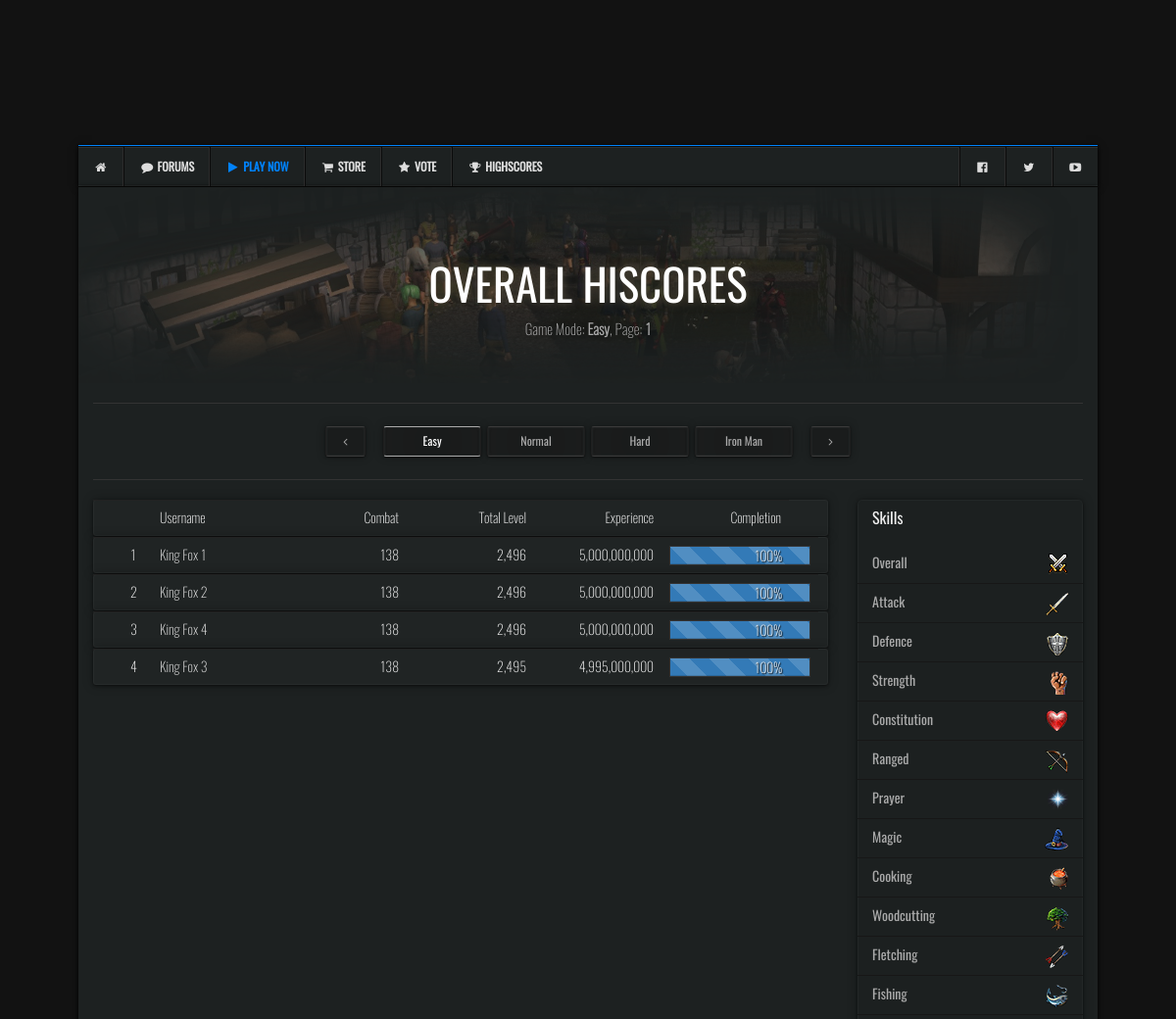
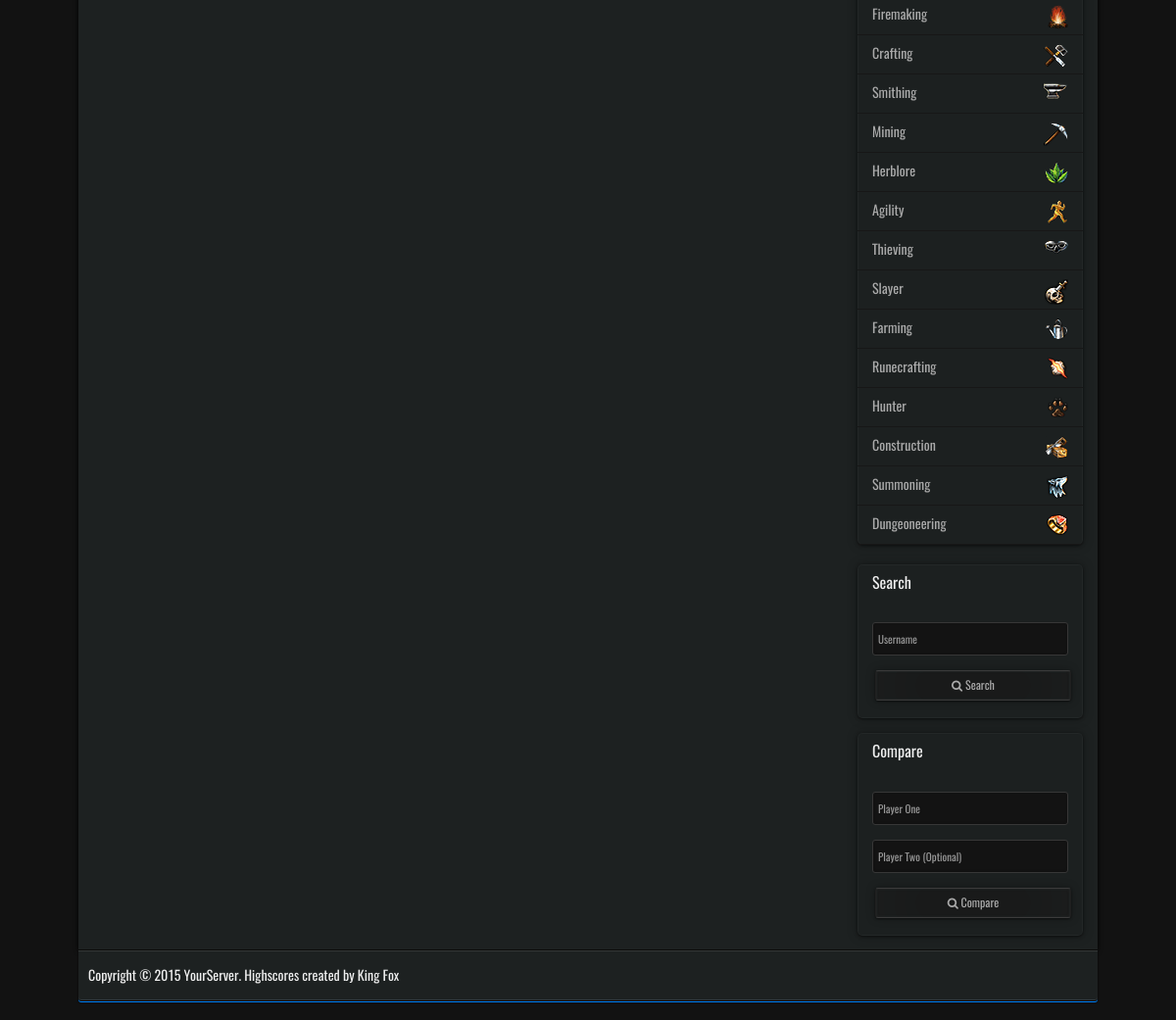
The page / on the database its author committed (2 pictures, top to bottom).
### tables this page shows
CREATE TABLE IF NOT EXISTS `hs_users` (
  `id` int(11) NOT NULL,
  `username` varchar(40) NOT NULL,
  `rights` int(1) NOT NULL DEFAULT '0',
  `mode` tinyint(1) NOT NULL DEFAULT '0',
  `total_level` int(11) NOT NULL DEFAULT '0',
  `overall_xp` bigint(20) NOT NULL,
  `attack_xp` int(11) NOT NULL,
  `defence_xp` int(11) NOT NULL,
  `strength_xp` int(11) NOT NULL,
  `constitution_xp` int(11) NOT NULL,
  `ranged_xp` int(11) NOT NULL,
  `prayer_xp` int(11) NOT NULL,
  `magic_xp` int(11) NOT NULL,
  `cooking_xp` int(11) NOT NULL,
  `woodcutting_xp` int(11) NOT NULL,
  `fletching_xp` int(11) NOT NULL,
  `fishing_xp` int(11) NOT NULL,
  `firemaking_xp` int(11) NOT NULL,
  `crafting_xp` int(11) NOT NULL,
  `smithing_xp` int(11) NOT NULL,
  `mining_xp` int(11) NOT NULL,
  `herblore_xp` int(11) NOT NULL,
  `agility_xp` int(11) NOT NULL,
  `thieving_xp` int(11) NOT NULL,
  `slayer_xp` int(11) NOT NULL,
  `farming_xp` int(11) NOT NULL,
  `runecrafting_xp` int(11) NOT NULL,
  `hunter_xp` int(11) NOT NULL,
  `construction_xp` int(11) NOT NULL,
  `summoning_xp` int(11) NOT NULL,
  `dungeoneering_xp` int(11) NOT NULL
);

### assets/constants.php (called while the page is built, shortened)
<?php
	$sql_host = "localhost";
	$sql_user = "root";
	$sql_pass = "mysql";
	$sql_data = "foxtrot_highscores";
	$modes = array(
		0 => "Easy",
		1 => "Normal",
		2 => "Hard",
		3 => "Iron Man",
	);
	function getSkills() {
		return explode(",", skills);
	}
	function getTotalLevel($user) {
		$total = 0;
		foreach (getSkills() as $skill) {
			if (strtolower($skill) == "overall")
				continue;
			$skillName = strtolower($skill).'_xp';
			$total += getLevelForXp($user[$skillName], $skill);
		}
		return $total;
	}
	function getLevelForXp($exp, $skill) {
		$points = 0;
		for ($lvl = 1; $lvl <= (strtolower($skill) == 'dungeoneering' ? 120 : 99); $lvl++) {
			$points += floor($lvl + 300.0 * pow(2.0, $lvl / 7.0));
			$output = (int) floor($points / 4);
			if (($output - 1) >= $exp) {
				return $lvl;
			}
		}
		return (strtolower($skill) == 'dungeoneering' ? 120 : 99);
	}
	function getCombatLevel($row) {
		$attack = getLevelForXp($row['attack_xp'], "");
		$defence = getLevelForXp($row['defence_xp'], "");
		$strength = getLevelForXp($row['strength_xp'], "");
		$hp = getLevelForXp($row['constitution_xp'], "");
		$prayer = getLevelForXp($row['prayer_xp'], "");
		$ranged = getLevelForXp($row['ranged_xp'], "");
		$magic = getLevelForXp($row['magic_xp'], "");
		$combatLevel = (int) (($defence + $hp + floor($prayer / 2)) * 0.25) + 1;
		$melee = ($attack + $strength) * 0.325;
		$ranger = floor($ranged * 1.5) * 0.325;
		$mage = floor($magic * 1.5) * 0.325;
		if ($melee >= $ranger && $melee >= $mage) {
			$combatLevel += $melee;
		} else if ($ranger >= $melee && $ranger >= $mage) {
			$combatLevel += $ranger;
		} else if ($mage >= $melee && $mage >= $ranger) {
			$combatLevel += $mage;
		}
		return (int)$combatLevel;
	}
	function getLevel($row) {
		return (int)(getCombatLevel($row) + getSummoningCombatLevel($row));
	}
	function getSummoningCombatLevel($row) {
		return getLevelForXp($row['summoning_xp'], "") / 8;
	}
?>

### assets/connect.php (called while the page is built, shortened)
<?php
	$db = new Database($sql_host, $sql_user, $sql_pass, $sql_data);
?>

### assets/classes/class.database.php (called while the page is built, shortened)
<?php
class Database {
	private $conn;
	private $host;
	private $user;
	private $pass;
	private $data;
	private $table;
	public function __construct($host, $user, $pass, $data) {
		$this->host = $host;
		$this->user = $user;
		$this->pass = $pass;
		$this->data = $data;
	}
	public function connect() {
		try {
			$this->conn = new PDO('mysql:host='.$this->host.';dbname='.$this->data.';charset=utf8', $this->user, $this->pass);
			$this->conn->setAttribute(PDO::ATTR_ERRMODE, PDO::ERRMODE_SILENT);
			$this->conn->setAttribute(PDO::ATTR_EMULATE_PREPARES, false);
			return true;
		} catch (Exception $e) {
			return false;
		}
	}
	public function setTable($table) {
		$this->table = $table;
	}
	public function countUsers() {
		$stmt = $this->conn->prepare("SELECT * FROM $this->table LIMIT 500");
		$stmt->execute();
		return count($stmt->fetchAll(PDO::FETCH_ASSOC));
	}
	public function getAllUsers($skill, $min, $mode = null) {
		if ($mode != null) {
			$stmt = $this->conn->prepare("SELECT * FROM $this->table WHERE mode=:mode ORDER BY $skill DESC LIMIT $min, 25");
			$stmt->bindParam(":mode", $mode);
		} else {
			$stmt = $this->conn->prepare("SELECT * FROM $this->table ORDER BY $skill DESC LIMIT $min, 25");
		}
		$stmt->execute();
		return $stmt->fetchAll(PDO::FETCH_ASSOC);
	}
}
?>

### assets/temps/highscores/main_table.php (the view, shortened to what this page needs)
<?php
	$skill_sort = strtolower($skill).'_xp';
?>
<table class="table" style="margin-top: 0;">
	<tr>
		<td style="width:30px;"></td>
		<td style="width:30px;"></td>
		<td style="width:130px;">Username</td>
		<td style="width:130px;"class="text-right">Combat</td>
		<td style="width:130px;"class="text-right">Total Level</td>
		<td style="width:130px;"class="text-right">Experience</td>
		<td style="width:130px;"class="text-right">Completion</td>
	</tr>
	<?php
		$min = $page == 1 ? 0 : ($page * 25) - 25;
		$users = null;
		if (enable_modes) {
			$users = $db->getAllUsers($skill_sort, $min, $mode);
		} else {
			$users = $db->getAllUsers($skill_sort, $min);
		}
		$rank = $min + 1;
		foreach($users as $user) {
			$username = ucwords(strip_tags($user['username']));
			$username = str_replace("_", " ", $username);
			echo '<tr>';
			switch ($user['rights']) {
				default:
					echo '<td style="width:30px;text-align:right;"></td>';
					break;
			}
			$exp = $user[$skill_sort];
			$max = strtolower($skill) == "overall" ? 5000000000 : 200000000;
			$perc = (($exp / $max) * 100);
			$level = (strtolower($skill) == "overall" ? getTotalLevel($user) : getLevelForXp($exp, $skill));
			echo '<td style="width:30px;">'.$rank.'</td>';
			echo '<td style="width:130px;"><a href="?user='.$user['username'].'">'.$username.'</a></td>';
			echo '<td style="width:130px;" class="text-right">'.number_format(getLevel($user)).'</td>';
			echo '<td style="width:130px;" class="text-right">'.number_format($level).'</td>';
			echo '<td style="width:130px;" class="text-right">'.number_format($exp).'</td>';
			echo '<td style="width:160px;" class="text-right">
					<div class="progress progress-striped active" style="margin:0;text-align:center;">
						<div class="percent">'.number_format($perc, 0).'%</div>
						<div class="progress-bar" style="width: '.$perc.'%;"></div>
					</div>
				  </td>';
			echo '</tr>';
			$rank++;
		}
	?>
</table>

### index.php (shortened to what this page needs)
<?php
	include 'assets/classes/class.database.php';
	include 'assets/constants.php';
	include 'assets/connect.php';
	$page = isset($_GET['page']) ? $_GET['page'] : 1;
	$skill = isset($_GET['skill']) ? $_GET['skill'] : "Overall";
	$mode = isset($_COOKIE['mode']) && is_numeric($_COOKIE['mode']) ? cleanInt($_COOKIE['mode']) : 0;
	if (!isset($_GET['user']) && !isset($_GET['other'])) {
		$pages =  ceil($db->countUsers() / 25);
	}
?>
<!DOCTYPE html>
<html>
	<head>
		<link rel="stylesheet" href="assets/css/bootstrap.min.css" />
		<link rel="stylesheet" href="assets/css/font-awesome.css" />
		<link rel="stylesheet" href="assets/css/style.css" />
	</head>
<body>
	<?php include 'assets/temps/global/navbar.php';?>
	<div class="container body-wrapper">
		<div class="col-xs-12 hs-header <?php echo (enable_modes ? "modes" : ""); ?>">
			<h1><?php echo strtoupper($skill); ?> HISCORES</h1>
			<?php if (enable_modes): ?>
			<p style="font-size:15px">
				Game Mode: <strong><?php echo $modes[$mode]; ?></strong>, Page: <strong>1</strong>
			</p>
			<?php endif; ?>
		</div>
		<div class="col-xs-12 text-center">
			<hr style="border-color:#333;">
			<?php
			if (!isset($_GET['user']) && !isset($_GET['other'])) {
				echo '<a href="?skill='.$skill.'&page='.($page - 1).'" class="btn btn-default prev"><i class="fa fa-angle-left fa-fw"></i></a>';
				if (enable_modes) {
					$mode_keys = array_keys($modes);
					for ($i = 0; $i < count($modes); $i++) {
						$active = $mode == $mode_keys[$i] ? "active" : "";
						echo '<a class="btn btn-default '.$active.'" href="index.php?mode='.$mode_keys[$i].'&skill='.$skill.'" style="width:100px;">'.$modes[$mode_keys[$i]].'</a>';
					}
				} else {
					echo 'Page '.$page.' of '.$pages.'';
				}
				echo '<a href="?skill='.$skill.'&page='.($page + 1).'" class="btn btn-default next"><i class="fa fa-angle-right fa-fw"></i></a>';
			}
			?>
			<hr style="border-color:#333;">
		</div>
		<div class="col-xs-9">
			<?php
				if (isset($_GET['user'])) {
					include 'assets/temps/highscores/lookup.php';
				} else if (isset($_GET['player']) && isset($_GET['other'])) {
					include 'assets/temps/highscores/compare.php';
				} else {
					include 'assets/temps/highscores/main_table.php';
				}
			?>
		</div>
		<div class="col-xs-3">
			<?php include 'assets/temps/highscores/sidebar.php'; ?>
		</div>
	</div>
	<div class="footer_copyright">
		<p id="copyright">Copyright &copy; 2015 YourServer. Highscores created by King Fox</p>
	</div>
</body>
</html>

### assets/temps/global/navbar.php (shortened to what this page needs)
<div class="navigation">
	<ul class="primary-nav">
		<li><a href=""><i class="fa fa-home fa-fw"></i></a></li>
		<li><a href=""><i class="fa fa-comment fa-fw"></i> Forums</a></li>
		<li><a href="" class="text-info"><i class="fa fa-play fa-fw"></i> Play Now</a></li>
		<li><a href=""><i class="fa fa-shopping-cart fa-fw"></i> Store</a></li>
		<li><a href=""><i class="fa fa-star fa-fw"></i> Vote</a></li>
		<li><a href=""><i class="fa fa-trophy fa-fw"></i> Highscores</a></li>
	</ul>
	<ul class="secondary-nav pull-right">
		<li><a href=""><i class="fa fa-facebook-official fa-fw"></i></a></li>
		<li><a href=""><i class="fa fa-twitter fa-fw"></i></a></li>
		<li><a href=""><i class="fa fa-youtube-play fa-fw"></i></a></li>
	</ul>
</div>

### assets/temps/highscores/sidebar.php (shortened to what this page needs)
<div class="hs_sidebar">
	<h3>Skills</h3>
	<div class="news_divider"></div>
	<div class="list-group">
  		<?php
			foreach (getSkills() as $skillz) {
				echo '<a class="list-group-item" href="?skill='.$skillz.'"><img src="assets/img/skill_icons/'.$skillz.'-icon.png"/> '.$skillz.'</a>';
			}
		?>
	</div>
</div>
<div class="hs_sidebar">
	<h3>Search</h3>
	<div class="news_divider"></div>
  	<div class="panel-body">
	  	<form action="index.php" method="get">
			<div class="form-group">
				<input type="text" class="form-control" name="user" placeholder="Username" required>
			</div>
			<div style="text-align:right">
				<button class="btn btn-default btn-block" type="submit"><i class="fa fa-search"></i> Search</button>
			</div>
		</form>
	</div>
</div>
<div class="hs_sidebar">
	<h3>Compare</h3>
	<div class="news_divider"></div>
  	<div class="panel-body">
	  	<form action="index.php" method="get">
			<div class="form-group">
				<input type="text" class="form-control" name="player" placeholder="Player One" required>
			</div>
			<div class="form-group">
				<input type="text" class="form-control" name="other" placeholder="Player Two (Optional)">
			</div>
			<div style="text-align:right">
				<button class="btn btn-default btn-block" type="submit"><i class="fa fa-search"></i> Compare</button>
			</div>
		</form>
	</div>
</div>

### rows shown on the page
hs_users: rights 0 (drawn), username "King Fox 1", summoning_xp "138", level "2,496", exp "5,000,000,000", overall_xp "100"
hs_users: rights 0 (drawn), username "King Fox 2", summoning_xp "138", level "2,496", exp "5,000,000,000", overall_xp "100"
hs_users: rights 0 (drawn), username "King Fox 4", summoning_xp "138", level "2,496", exp "5,000,000,000", overall_xp "100"
hs_users: rights 0 (drawn), username "King Fox 3", summoning_xp "138", level "2,495", exp "4,995,000,000", overall_xp "100"

### other values the page prints
$skill "OVERALL"
$modes[$mode] "Easy"
$modes[$mode_keys[$i]] "Easy"
$modes[$mode_keys[$i]] "Normal"
$modes[$mode_keys[$i]] "Hard"
$modes[$mode_keys[$i]] "Iron Man"
$skillz "Overall"
$skillz "Attack"
$skillz "Defence"
$skillz "Strength"
$skillz "Constitution"
$skillz "Ranged"
$skillz "Prayer"
$skillz "Magic"
$skillz "Cooking"
